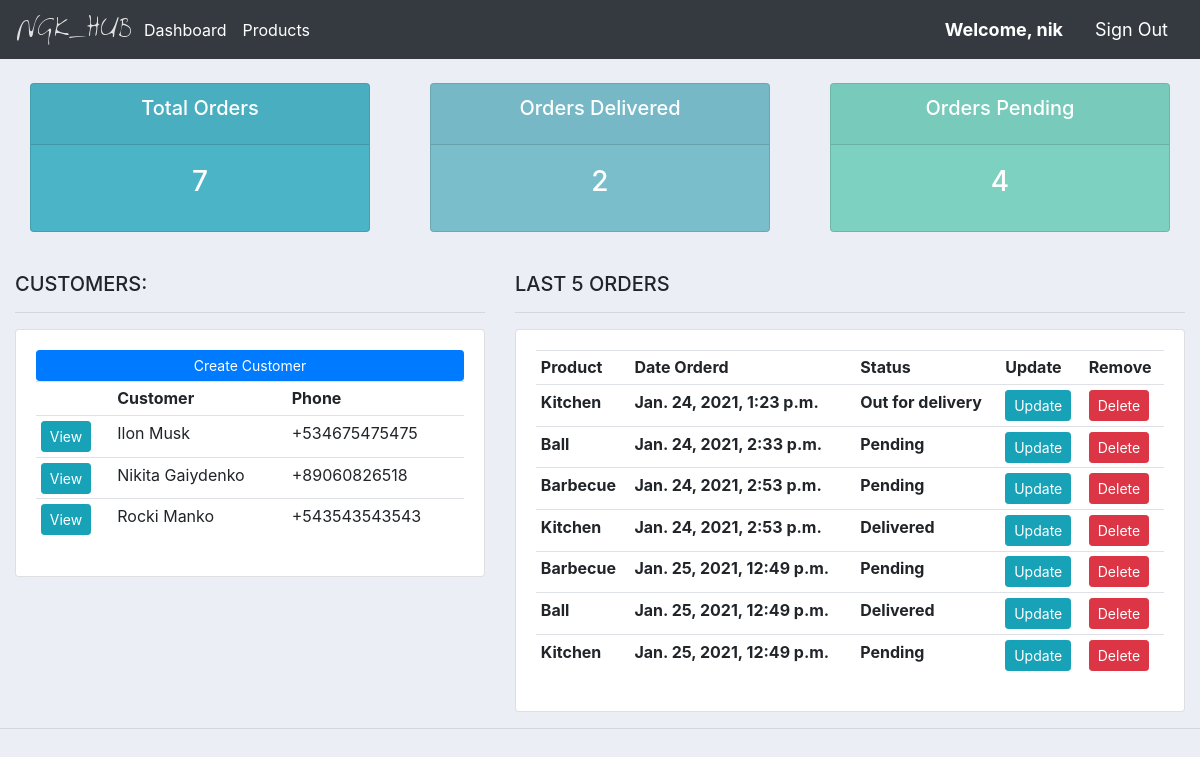
Before: / (signed in) with the older database file.
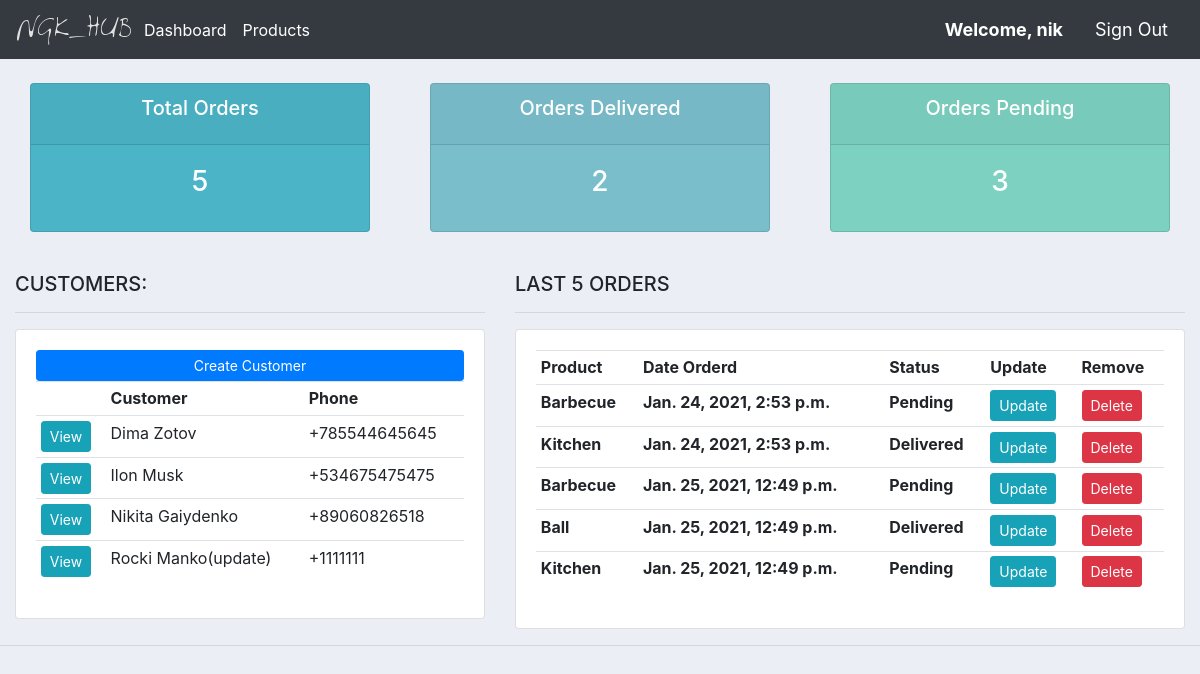
After: the same page with the newer database file.
### base/models.py (models this page shows, shortened)
class Customer(models.Model):
	user = models.OneToOneField(User, null=True, blank=True, on_delete=models.CASCADE)
	name = models.CharField(max_length=100, null=True)
	telephone = models.CharField(max_length=12, null=True)
	email = models.EmailField(max_length=100, null=True)
	date_created = models.DateTimeField(auto_now_add=True, null=True)
	profile_picture = models.ImageField(default="default.png", null=True, blank=True)

class Order(models.Model):
	STATUS = (
			('Pending','Pending'),
			('Out for delivery', 'Out for delivery'),
			('Delivered','Delivered'),
			)
	customer = models.ForeignKey(Customer, null=True, on_delete=models.SET_NULL)
	product = models.ForeignKey(Product, null=True, on_delete=models.SET_NULL)
	date_created = models.DateTimeField(auto_now_add=True, null=True)
	status = models.CharField(max_length=200, null=True, choices=STATUS)
	note = models.CharField(max_length=1000, null=True)

class Product(models.Model):
	CATEGORY = (
			('Indoor','Indoor'),
			('Out Door','Out Door'),
			)
	name = models.CharField(max_length=100, null=True)
	price = models.FloatField(null=True)
	description = models.CharField(max_length=400,null=True, blank=True)
	date_created = models.DateTimeField(auto_now_add=True,null=True)
	category = models.CharField(max_length=100, null=True, choices=CATEGORY)
	tag = models.ManyToManyField(Tag)

### base/decorators.py (the view)
		def wrapper_function(request, *args, **kwargs):
			group = None
			if request.user.groups.exists():
				group = request.user.groups.all()[0].name
				print(group)
			if group == 'Customer':
				return redirect('userpage')
			if group == 'Admin':
				return view_func(request, *args, **kwargs)

### base/views.py (called while the page is built)
@login_required(login_url='login')
@admin_only
def homeView(request):
	customers = Customer.objects.all().order_by('name')
	orders = Order.objects.all()
	orders_total = orders.count()
	orders_delivered = orders.filter(status='Delivered').count()
	orders_pending = orders.filter(status='Pending').count()
	context = {
	'customers':customers,
	'orders':orders,
	'orders_total':orders_total,
	'orders_delivered':orders_delivered,
	'orders_pending':orders_pending,
	}
	return render(request,'main/home.html', context)

### templates/main/home.html
{% extends 'basic/base.html' %}
{% block content %}
<br>
<div class="row">
	<div class="col">
		<div class="col-md">
			<div class="card text-center text-white  mb-3" id="total-orders">
			  	<div class="card-header">
			  		<h5 class="card-title">Total Orders</h5>
			  	</div>
			  	<div class="card-body">
			    	<h3 class="card-title">{{orders_total}}</h3>
			  	</div>
			</div>
		</div>
	</div>
	<div class="col">
		<div class="col-md">
			<div class="card text-center text-white  mb-3" id="orders-delivered">
			  	<div class="card-header">
			  		<h5 class="card-title">Orders Delivered</h5>
			  	</div>
			  	<div class="card-body">
			    	<h3 class="card-title">{{orders_delivered}}</h3>
			  	</div>
			</div>
		</div>
	</div>
	<div class="col">
		<div class="col-md">
			<div class="card text-center text-white  mb-3" id="orders-pending">
			  	<div class="card-header">
			  		<h5 class="card-title">Orders Pending</h5>
			  	</div>
			  	<div class="card-body">
			    	<h3 class="card-title">{{orders_pending}}</h3>
			  	</div>
			</div>
		</div>
	</div>
</div>
<br>
<div class="row">
	<div class="col-md-5">
		<h5>CUSTOMERS:</h5>
		<hr>
		<div class="card card-body">
			<a class="btn btn-primary  btn-sm btn-block" href="{% url 'createcustomer' %}">Create Customer</a>
			<table class="table table-sm">
				<tr>
					<th></th>
					<th>Customer</th>
					<th>Phone</th>
				</tr>
				{% for customer in customers %}
				<tr>
					<td><a class="btn btn-sm btn-info" href="{% url 'customer' customer.id%}">View</a></td>
					<td>{{customer.name}}</td>
					<td>+{{customer.telephone}}</td>
				</tr>
				{%endfor%}
			</table>
		</div>
	</div>
	<div class="col-md-7">
		<h5>LAST 5 ORDERS</h5>
		<hr>
		<div class="card card-body">
			<table class="table table-sm">
				<tr>
					<th>Product</th>
					<th>Date Orderd</th>
					<th>Status</th>
					<th>Update</th>
					<th>Remove</th>
				</tr>
				{% for order in orders %}
				<tr>
					<th>{{order.product.name}}</th>
					<th>{{order.date_created}}</th>
					<th>{{order.status}}</th>
					<td><a class="btn btn-sm btn-info" href="{% url 'updateorder' order.id %}">Update</a></td>
					<td><a class="btn btn-sm btn-danger" href="{% url 'deleteorder' order.id %}">Delete</a></td>
				</tr>
				{%endfor%}
			</table>
		</div>
	</div>
</div>
{%endblock%}

### templates/basic/base.html (shortened to what this page needs)
<!DOCTYPE html>
{%load static%}
<html lang="en">
<head>
	<link rel="stylesheet" href="https://stackpath.bootstrapcdn.com/bootstrap/4.3.1/css/bootstrap.min.css">
	<link rel="stylesheet" href="{% static 'css/home.css' %}">
</head>
<body>
	{% include 'basic/navbar.html' %}
	<div class="container-fluid">
	{%block content%}
	{%endblock%}
	</div>
	<hr>
</body>
</html>

### templates/basic/navbar.html (shortened to what this page needs)
{%load static%}
<nav class="navbar navbar-expand-lg navbar-dark bg-dark">
 <img src="{% static 'images/logo.png' %}">
  <div class="collapse navbar-collapse" id="navbarNav">
    <ul class="navbar-nav">
      {% if request.user.is_staff or not request.user.is_authenticated %}
      <li class="nav-item active">
        <a class="nav-link" href="{% url 'home' %}">Dashboard</a>
      </li>
      <li class="nav-item active">
        <a class="nav-link" href="{% url 'products' %}">Products</a>
      </li>
      {%else%}
      <li class="nav-item active">
        <a class="nav-link" href="{% url 'settings' %}">Settings</a>
      </li>
      {% endif %}
    </ul>
  </div>
  {% if request.user.is_authenticated %}
    <b><span class="nav-link msg">Welcome, {{request.user}}</span></b>
    <a class="nav-link msg" href="{% url 'logout' %}"><span>Sign Out</span></a>
  {% else %}
    <a class="nav-link msg" href="{% url 'login' %}"><span>Sign In</span></a>
    <a class="nav-link msg" href="{% url 'signup' %}"><span>Sign Up</span></a>
  {% endif %}
</nav>

### static/css/home.css (style rules this page uses)
body { background-color: #ebeff5; }
#total-orders { background-color: #4cb4c7; }
#orders-delivered { background-color: #7abecc; }
#orders-pending { background-color: #7CD1C0; }

### templates/basic/navbar.html (style rules this page uses)
.msg { font-size: 18px; color: #fff; }

Changed rows visible on the page:
removed Order: product.name "Kitchen", date_created "Jan. 24, 2021, 1:23 p.m.", status "Out for delivery"
removed Order: product.name "Ball", date_created "Jan. 24, 2021, 2:33 p.m.", status "Pending"
added Customer: name "Dima Zotov", telephone "785544645645"
changed Customer: name "Rocki Manko" → "Rocki Manko(update)"; telephone "543543543543" → "1111111"
Other visible differences:
{{ orders_total }}: "7" → "5"
{{ orders_pending }}: "4" → "3"
